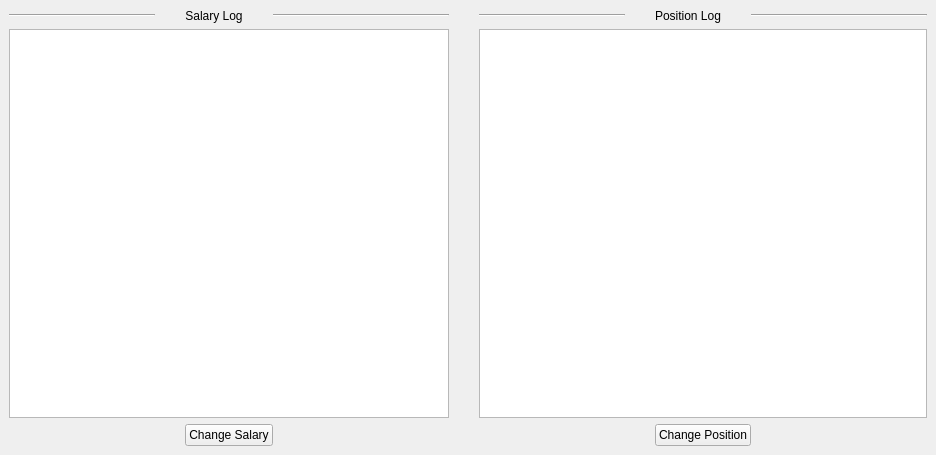
<?xml version="1.0" encoding="UTF-8"?>
<ui version="4.0">
 <class>MainWindow</class>
 <widget class="QMainWindow" name="MainWindow">
  <property name="geometry">
   <rect>
    <x>0</x>
    <y>0</y>
    <width>936</width>
    <height>455</height>
   </rect>
  </property>
  <property name="windowTitle">
   <string>MainWindow</string>
  </property>
  <widget class="QWidget" name="centralwidget">
   <layout class="QGridLayout" name="gridLayout">
    <property name="horizontalSpacing">
     <number>30</number>
    </property>
    <item row="0" column="0">
     <widget class="Line" name="line">
      <property name="orientation">
       <enum>Qt::Horizontal</enum>
      </property>
     </widget>
    </item>
    <item row="0" column="1">
     <widget class="QLabel" name="salaryLogLabel">
      <property name="text">
       <string>Salary Log</string>
      </property>
      <property name="alignment">
       <set>Qt::AlignCenter</set>
      </property>
     </widget>
    </item>
    <item row="0" column="2" colspan="2">
     <widget class="Line" name="line_2">
      <property name="orientation">
       <enum>Qt::Horizontal</enum>
      </property>
     </widget>
    </item>
    <item row="0" column="4">
     <widget class="Line" name="line_3">
      <property name="orientation">
       <enum>Qt::Horizontal</enum>
      </property>
     </widget>
    </item>
    <item row="0" column="5">
     <widget class="QLabel" name="positionLogLabel">
      <property name="text">
       <string>Position Log</string>
      </property>
      <property name="alignment">
       <set>Qt::AlignCenter</set>
      </property>
     </widget>
    </item>
    <item row="0" column="6" colspan="2">
     <widget class="Line" name="line_4">
      <property name="orientation">
       <enum>Qt::Horizontal</enum>
      </property>
     </widget>
    </item>
    <item row="1" column="0" colspan="4">
     <widget class="QTableWidget" name="salaryTableWidget"/>
    </item>
    <item row="1" column="4" colspan="4">
     <widget class="QTableWidget" name="positionTableWidget"/>
    </item>
    <item row="2" column="0">
     <spacer name="horizontalSpacer">
      <property name="orientation">
       <enum>Qt::Horizontal</enum>
      </property>
      <property name="sizeHint" stdset="0">
       <size>
        <width>133</width>
        <height>20</height>
       </size>
      </property>
     </spacer>
    </item>
    <item row="2" column="1" colspan="2">
     <widget class="QPushButton" name="changeSalaryButton">
      <property name="text">
       <string>Change Salary</string>
      </property>
     </widget>
    </item>
    <item row="2" column="3">
     <spacer name="horizontalSpacer_2">
      <property name="orientation">
       <enum>Qt::Horizontal</enum>
      </property>
      <property name="sizeHint" stdset="0">
       <size>
        <width>133</width>
        <height>20</height>
       </size>
      </property>
     </spacer>
    </item>
    <item row="2" column="4">
     <spacer name="horizontalSpacer_3">
      <property name="orientation">
       <enum>Qt::Horizontal</enum>
      </property>
      <property name="sizeHint" stdset="0">
       <size>
        <width>132</width>
        <height>20</height>
       </size>
      </property>
     </spacer>
    </item>
    <item row="2" column="5" colspan="2">
     <widget class="QPushButton" name="changePositionButton">
      <property name="text">
       <string>Change Position</string>
      </property>
     </widget>
    </item>
    <item row="2" column="7">
     <spacer name="horizontalSpacer_4">
      <property name="orientation">
       <enum>Qt::Horizontal</enum>
      </property>
      <property name="sizeHint" stdset="0">
       <size>
        <width>133</width>
        <height>20</height>
       </size>
      </property>
     </spacer>
    </item>
   </layout>
  </widget>
 </widget>
 <resources/>
 <connections/>
</ui>
